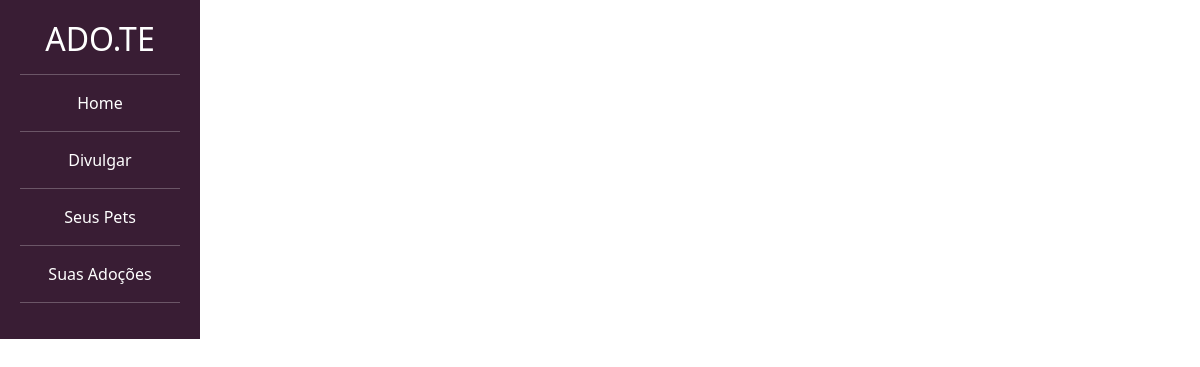
/ver_pedido_adocao/ (signed in), run on an earlier commit of the app's database.
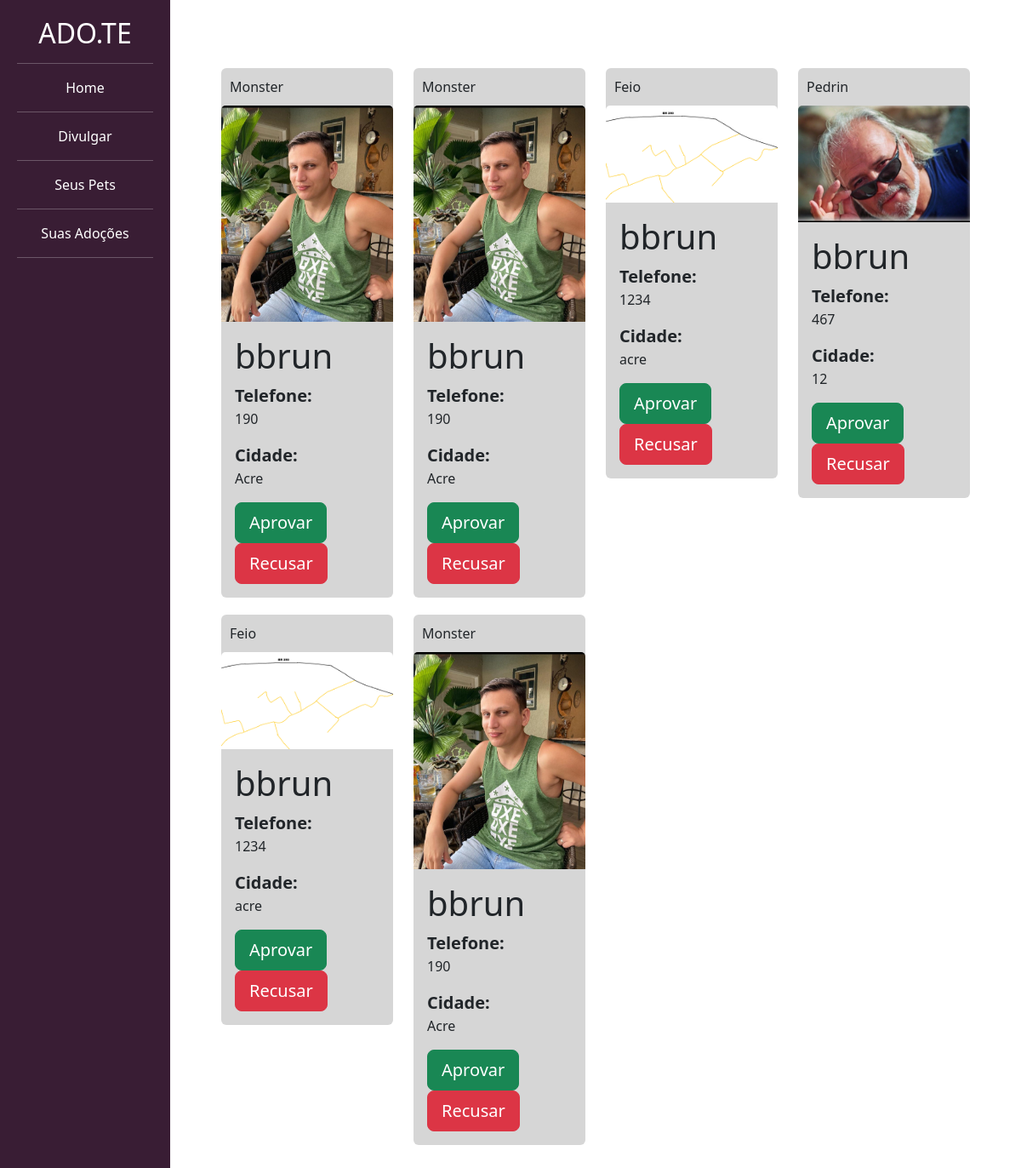
And on a later commit of the database.
### adotar/models.py (models this page shows)
class PedidoAdocao(models.Model):
    choices_status = (
        ('AG', 'Aguardando aprovação'),
        ('AP', 'Aprovado'),
        ('R', 'Recusado')
    )
    pet = models.ForeignKey(Pet, on_delete=models.DO_NOTHING)
    usuario = models.ForeignKey(User, on_delete=models.DO_NOTHING)
    data = models.DateTimeField()
    status = models.CharField(max_length=2, choices=choices_status, default='AG')

### divulgar/models.py (models this page shows, shortened)
class Pet(models.Model):
    choices_status = (('P', 'Para adoção'),
                      ('A', 'Adotado'))
    usuario = models.ForeignKey(User, on_delete=models.DO_NOTHING)
    foto = models.ImageField(upload_to="fotos_pets")
    nome = models.CharField(max_length=100)
    descricao = models.TextField()
    estado = models.CharField(max_length=50)
    cidade = models.CharField(max_length=50)
    telefone = models.CharField(max_length=50)
    tags = models.ManyToManyField(Tag)
    raca = models.ForeignKey(Raca, on_delete=models.DO_NOTHING)
    status = models.CharField(max_length=1, choices=choices_status, default='P')

### adotar/views.py (the view)
# urls.py: path('ver_pedido_adocao/', views.ver_pedido_adocao, name="ver_pedido_adocao"),
@login_required
def ver_pedido_adocao(request):
    if request.method == "GET":
        pedidos = PedidoAdocao.objects.filter(usuario=request.user).filter(status="AG")
        return render(request, 'ver_pedido_adocao.html', {'pedidos': pedidos})

### templates/ver_pedido_adocao.html (shortened to what this page needs)
{% load static %}
<!doctype html>
<html lang="pt-BR">
    <head>
    <link href="https://cdn.jsdelivr.net/npm/bootstrap@5.3.0-alpha1/dist/css/bootstrap.min.css" rel="stylesheet">
    <link href="{% static 'css/cadastro.css' %}" rel="stylesheet">
    <link href="{% static 'divulgar/css/novo_pet.css' %}" rel="stylesheet">
    <link href="{% static 'divulgar/css/seus_pet.css' %}" rel="stylesheet">
    <link href="{% static 'adotar/css/listar_pet.css' %}" rel="stylesheet">
    </head>
    <body>
        <div class="container-fluid">
            <div class="row">
                <div class="col-md-2 bg-side-plataforma sidebar">
                    <h2>ADO.TE</h2>
                    <hr>
                    <a class="nav-link text-white" href ="{%url 'listar_pets'%}">Home</a>
                    <hr />
                    <a class="nav-link text-white" href ="{%url 'cadastroPet'%}">Divulgar</a>
                    <hr />
                    <a class="nav-link text-white" href ="{%url 'seus_pets'%}">Seus Pets</b></a>
                    <hr />
                    <a class="nav-link text-white" href ="{%url 'ver_pedido_adocao'%}">Suas Adoções</a>
                    <hr />
                </div>
                <div style="padding:60px" class="col-md">
                    <div class="row">
                        {% for pedido in pedidos %}
                            <div class="col-md-3" style="margin-top: 20px;">
                                <div class="card" style="background-color: #D6D6D6; border:none;">
                                    <div style="padding:10px">
                                        <span clas="span-bold">{{pedido.pet.nome}}</span>
                                    </div>
                                    <img class="card-img-top" src="{{pedido.pet.foto.url}}">
                                    <div class="card-body">
                                        <h1 class="card-title">{{pedido.usuario.username}}</h1>
                                        <span class="span-bold2">Telefone:</span>
                                        <p>{{pedido.pet.telefone}}</p>
                                        <span class="span-bold2">Cidade:</span>
                                        <p>{{pedido.pet.cidade}}</p>
                                        <a href="" class="btn btn-success btn-lg">Aprovar</a>
                                        <a href="" class="btn btn-danger btn-lg">Recusar</a>
                                    </div>
                                </div>
                            </div>
                        {% endfor %}
                    </div>
                </div>
            </div>
        </div>
    </body>
</html>

### templates/static/divulgar/css/novo_pet.css (style rules this page uses)
.sidebar { text-align: center; padding: 20px; }

### templates/static/adotar/css/listar_pet.css (style rules this page uses)
.span-bold2 { font-weight: bold; font-size: 20px; }
.bg-side-plataforma { background-color: #391D34; color: white; }

What changed in the data, as far as the page shows it:
added PedidoAdocao: pet.nome "Monster", pet.foto (picture), usuario.username "bbrun", pet.telefone "190", pet.cidade "Acre"
added PedidoAdocao: pet.nome "Monster", pet.foto (picture), usuario.username "bbrun", pet.telefone "190", pet.cidade "Acre"
added PedidoAdocao: pet.nome "Feio", pet.foto (picture), usuario.username "bbrun", pet.telefone "1234", pet.cidade "acre"
added PedidoAdocao: pet.nome "Pedrin", pet.foto (picture), usuario.username "bbrun", pet.telefone "467", pet.cidade "12"
added PedidoAdocao: pet.nome "Feio", pet.foto (picture), usuario.username "bbrun", pet.telefone "1234", pet.cidade "acre"
added PedidoAdocao: pet.nome "Monster", pet.foto (picture), usuario.username "bbrun", pet.telefone "190", pet.cidade "Acre"
